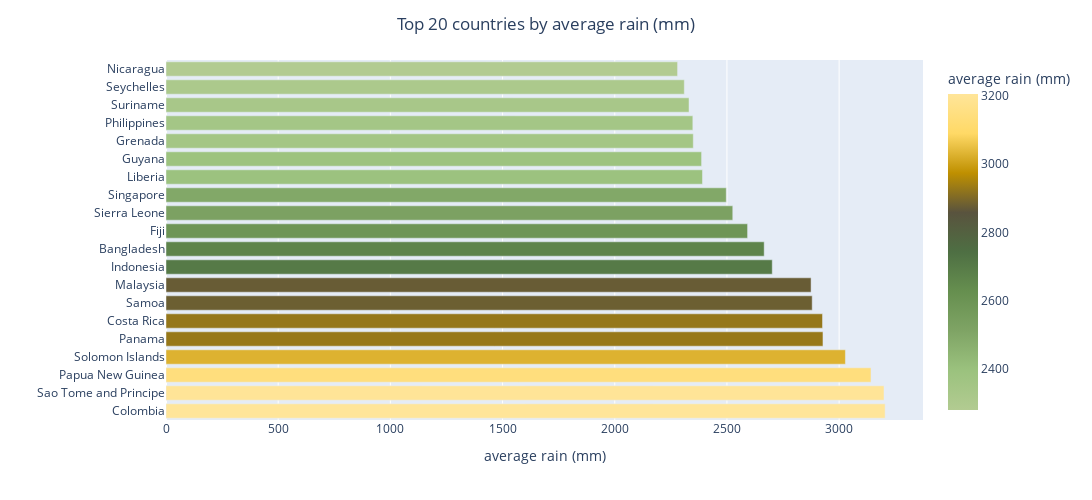

The code cell stored with this chart in its notebook:
### Code cell
fig = px.bar(top_20areas_byrain, x='avg_rainfall_mm_year', y='Area', color='avg_rainfall_mm_year', color_continuous_scale=agro)
fig.update_layout(height=500, width=1500, title_text="Top 20 countries by average rain (mm)", title_x=0.5,xaxis_title='average rain (mm)',yaxis_title = '',
                  coloraxis_colorbar_title='average rain (mm)')

### Figure 1 — Plotly figure (JSON) as saved in the notebook; plotly's stock layout.template omitted (floating-point values rounded to 4 significant figures)
{"data": [{"alignmentgroup": "True", "hovertemplate": "avg_rainfall_mm_year=%{marker.color}<br>Area=%{y}<extra></extra>", "legendgroup": "", "marker": {"color": [3205.0, 3200, 3142, 3028, 2928, 2926, 2880, 2875, 2702, 2666, 2592, 2526, 2497, 2391, 2387, 2350, 2348, 2331, 2310, 2280], "coloraxis": "coloraxis", "pattern": {"shape": ""}}, "name": "", "offsetgroup": "", "orientation": "h", "showlegend": false, "textposition": "auto", "type": "bar", "x": [3205.0, 3200, 3142, 3028, 2928, 2926, 2880, 2875, 2702, 2666, 2592, 2526, 2497, 2391, 2387, 2350, 2348, 2331, 2310, 2280], "xaxis": "x", "y": ["Colombia", "Sao Tome and Principe", "Papua New Guinea", "Solomon Islands", "Panama", "Costa Rica", "Samoa", "Malaysia", "Indonesia", "Bangladesh", "Fiji", "Sierra Leone", "Singapore", "Liberia", "Guyana", "Grenada", "Philippines", "Suriname", "Seychelles", "Nicaragua"], "yaxis": "y"}], "layout": {"barmode": "relative", "coloraxis": {"colorbar": {"title": {"text": "average rain (mm)"}}, "colorscale": [[0, "#b2cb91"], [0.125, "#9bc27e"], [0.25, "#7fa465"], [0.375, "#668f4f"], [0.5, "#4e6f43"], [0.625, "#59533e"], [0.75, "#bf9000"], [0.875, "#ffd966"], [1, "#ffe599"]]}, "height": 500, "legend": {"tracegroupgap": 0}, "margin": {"t": 60}, "title": {"text": "Top 20 countries by average rain (mm)", "x": 0.5}, "width": 1500, "xaxis": {"anchor": "y", "domain": [0, 1], "title": {"text": "average rain (mm)"}}, "yaxis": {"anchor": "x", "domain": [0, 1], "title": {"text": ""}}}}
